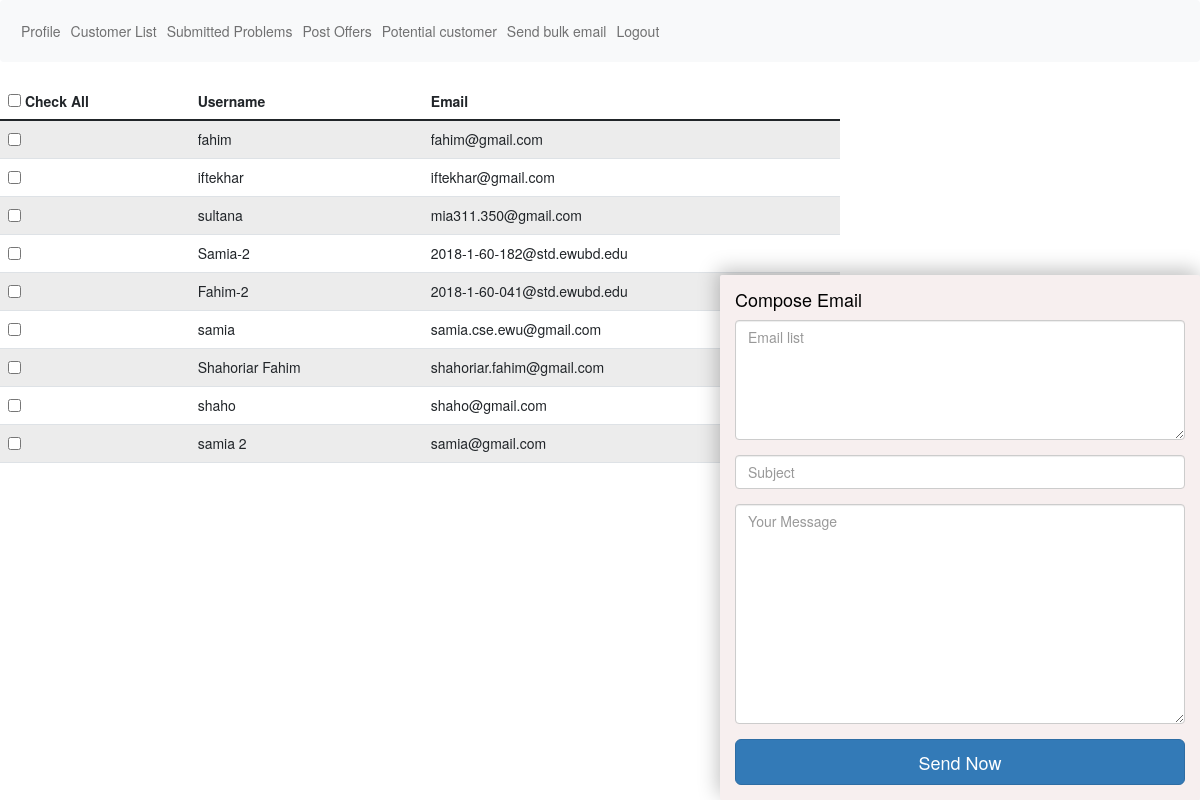
The page /bulk_email.php on the database its author committed.
### tables this page shows
CREATE TABLE `potential_customer` (
  `pot_id` int(11) NOT NULL,
  `name` varchar(100) NOT NULL,
  `pot_c_email` varchar(100) NOT NULL,
  `address` varchar(200) NOT NULL
);

### bulk_email.php (the view, shortened to what this page needs)
<!DOCTYPE html>
<html>
    <head>
    <link href="https://cdn.jsdelivr.net/npm/bootstrap@5.0.0-beta1/dist/css/bootstrap.min.css" rel="stylesheet">
        <link rel="stylesheet" href="https://maxcdn.bootstrapcdn.com/bootstrap/3.3.7/css/bootstrap.min.css">
        <link href="https://maxcdn.bootstrapcdn.com/font-awesome/4.7.0/css/font-awesome.min.css?ver=0.6" rel="stylesheet">
    </head>
    <body>
    <nav class="navbar navbar-expand-lg navbar-light bg-light">
<div class="collapse navbar-collapse" id="navbarSupportedContent">
  <ul class="navbar-nav mr-auto">
    <li class="nav-item active">
      <a class="nav-link" href="wel_admin.php">Profile</a>
    </li>
    <li class="nav-item">
      <a class="nav-link" href="customer_list.php">Customer List</a>
    </li>
    <li class="nav-item">
      <a class="nav-link" href="submitted_prob.php">Submitted Problems</a>
    </li>
    <li class="nav-item">
      <a class="nav-link" href="offer_post.php">Post Offers</a>
    </li>
    <li class="nav-item">
      <a class="nav-link" href="enter_potentials.php">Potential customer</a>
    </li>
    <li class="nav-item">
      <a class="nav-link" href="bulk_email.php">Send bulk email</a>
    </li>
    <li class="nav-item">
      <a class="nav-link" href="logout.php">Logout</a></a>
    </li>
  </ul>
</div>
</nav>
        <?php
        include 'config.php';
        $sql = "SELECT * FROM `potential_customer`";
        $users = mysqli_query($conn, $sql);
        ?>
        <table class="table table-striped">
            <thead>
                <tr>
                    <th>
                        <input type="checkbox" id="mcheck"> Check All
                    </th>
                    <th>Username</th>
                    <th>Email</th>
                </tr>
            </thead>
            <tbody id="alluser">
                <?php
                if (mysqli_num_rows($users) > 0) {
                    while($row = mysqli_fetch_assoc($users)) {
                       echo "<tr>";
                       echo "<td>";
                       echo "<input type='checkbox' value='$row[pot_c_email]' onclick='checkEmail()' >";
                       echo "</td>";
                       echo "<td>";
                       echo $row['name'];
                       echo "</td>";
                       echo "<td>";
                       echo $row['pot_c_email'];
                       echo "</td>";
                       echo "</tr>";
                }
            }
            else{
                echo "0 users";
            }
                ?>
            </tbody>
        </table>
        <form action="" method="post" class="msg_container">
            <h4>Compose Email</h4>
            <div class="form-group">
                <textarea class="form-control" id="emails" name="emails" placeholder="Email list" style="height: 120px;"></textarea>
            </div>
            <div class="form-group">
                <input type="text" class="form-control" id="subject" name="subject" placeholder="Subject" required>
            </div>
            <div class="form-group">
                <textarea style="height: 220px;" id="message" name="message" class="form-control" placeholder="Your Message" rows="5" required></textarea>
            </div>
            <button type="button" onclick="multi_email();" class="btn btn-primary btn-lg col-lg-12" id="send">Send Now </button>
        </form>
    </body>
</html>

### bulk_email.php (style rules this page uses)
.table { width:70%; }
.msg_container { position: fixed; width:40%; right: 0; bottom: 0; background: #f7efef; padding: 15px; border-radius: 2px; color: #000; box-shadow: -2px -5px 20px 0px #00000040; }
.msg_container h4 { margin-top: 0; }

### rows shown on the page
potential_customer: name "fahim", pot_c_email "fahim@gmail.com"
potential_customer: name "iftekhar", pot_c_email "iftekhar@gmail.com"
potential_customer: name "sultana", pot_c_email "mia311.350@gmail.com"
potential_customer: name "Samia-2", pot_c_email "2018-1-60-182@std.ewubd.edu"
potential_customer: name "Fahim-2", pot_c_email "2018-1-60-041@std.ewubd.edu"
potential_customer: name "samia", pot_c_email "samia.cse.ewu@gmail.com"
potential_customer: name "Shahoriar Fahim", pot_c_email "shahoriar.fahim@gmail.com"
potential_customer: name "shaho", pot_c_email "shaho@gmail.com"
potential_customer: name "samia 2", pot_c_email "samia@gmail.com"
